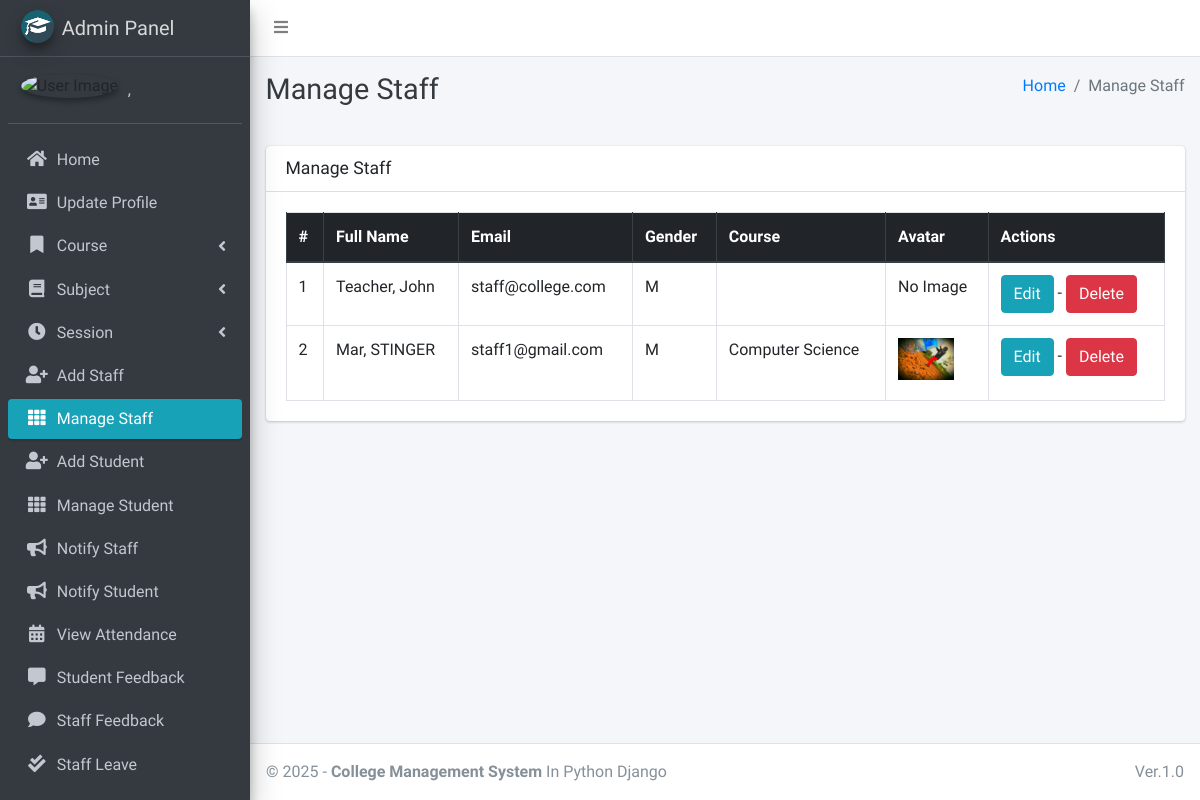
Page /staff/manage/ (signed in) on the committed database.
### main_app/models.py (models this page shows, shortened)
class CustomUser(AbstractUser):
    USER_TYPE = ((1, "HOD"), (2, "Staff"), (3, "Student"))
    GENDER = [("M", "Male"), ("F", "Female")]
    username = None  # Removed username, using email instead
    email = models.EmailField(unique=True)
    user_type = models.CharField(default=1, choices=USER_TYPE, max_length=1)
    gender = models.CharField(max_length=1, choices=GENDER)
    profile_pic = models.ImageField()
    address = models.TextField()
    fcm_token = models.TextField(default="")  # For firebase notifications
    created_at = models.DateTimeField(auto_now_add=True)
    updated_at = models.DateTimeField(auto_now=True)
    USERNAME_FIELD = "email"
    REQUIRED_FIELDS = []
    objects = CustomUserManager()
    def __str__(self):
        return self.last_name + ", " + self.first_name

class Staff(models.Model):
    course = models.ForeignKey(Course, on_delete=models.DO_NOTHING, null=True, blank=False)
    admin = models.OneToOneField(CustomUser, on_delete=models.CASCADE)

class Course(models.Model):
    name = models.CharField(max_length=120)
    created_at = models.DateTimeField(auto_now_add=True)
    updated_at = models.DateTimeField(auto_now=True)

### main_app/hod_views.py (the view)
# urls.py: path("staff/manage/", hod_views.manage_staff, name='manage_staff'),
def manage_staff(request):
    allStaff = CustomUser.objects.filter(user_type=2)
    context = {
        'allStaff': allStaff,
        'page_title': 'Manage Staff'
    }
    return render(request, "hod_template/manage_staff.html", context)

### main_app/templates/hod_template/manage_staff.html
{% extends 'main_app/base.html' %}
{% load static %}
{% block page_title %}{{page_title}}{% endblock page_title %}
{% block content %}
<section class="content">
    <div class="container-fluid">
        <div class="row">
            <div class="col-md-12">
                <div class="card">
                    <div class="card-header">
                        <h3 class="card-title">{{page_title}}</h3>
                    </div>
                    <div class="card-body">
                        <table id="example2" class="table table-bordered table-hover">
                            <thead class="thead-dark">
                                <tr>
                                    <th>#</th>
                                    <th>Full Name</th>
                                    <th>Email</th>
                                    <th>Gender</th>
                                    <th>Course</th>
                                    <th>Avatar</th>
                                    <th>Actions</th>
                                </tr>
                            </thead>
                            <tbody>
                                {% for staff in allStaff %}
                                <tr>
                                    <td>{{ forloop.counter }}</td>
                                    <td>{{staff.last_name}}, {{staff.first_name}}</td>
                                    <td>{{staff.email}}</td>
                                    <td>{{staff.gender}}</td>
                                    <td>{{staff.staff.course.name}}</td>
                                    <td>
                                        {% if staff.profile_pic == ""  %}
                                        No Image
                                        {% else %}
                                        <img class="img img-fluid mb-2" height="56" width="56"
                                            src="{{staff.profile_pic}}" alt="">
                                        {% endif %}
                                    </td>
                                    <td>
                                        <a href="{% url 'edit_staff' staff.staff.id %}" class="btn btn-info">Edit</a> -
                                        <a href="{% url 'delete_staff' staff.staff.id %}" class="btn btn-danger" onclick="return confirm('Are you sure about this ?')">Delete</a>
                                    </td>
                                </tr>
                                {% endfor %}
                            </tbody>
                        </table>
                    </div>
                </div>
            </div>
        </div>
    </div>
</section>
{% endblock content %}

### main_app/templates/main_app/sidebar_template.html (shortened to what this page needs)
{% load static %}
<aside class="main-sidebar sidebar-dark-info elevation-4">
    {% if request.user.user_type == '1' %}
    <a href="{% url 'admin_home' %}" class="brand-link">
        <img src="{% static 'dist/img/cmsl.png' %} " alt="AdminLTE Logo"
            class="brand-image img-circle elevation-3" >
        <span class="brand-text font-weight-light">Admin Panel</span>
    </a>
    <div class="sidebar">
        <div class="user-panel mt-3 pb-3 mb-3 d-flex">
            <div class="image">
                <img src="{{ request.user.profile_pic}}" class="img-circle elevation-2" alt="User Image">
            </div>
            <div class="info">
                <a href="#" class="d-block">{{user}}</a>
            </div>
        </div>
        <nav class="mt-2">
            <ul class="nav nav-pills nav-sidebar flex-column" data-widget="treeview" role="menu" data-accordion="false">
                <li class="nav-item">
                    {% url 'admin_home' as admin_home %}
                    <a href="{{admin_home}}" class="nav-link {% if admin_home == request.path %} active {% endif %}">
                        <i class="nav-icon fas fa-home"></i>
                        <p>
                            Home
                        </p>
                    </a>
                </li>
                <li class="nav-item">
                    {% url 'admin_view_profile' as admin_view_profile %}
                    <a href="{{admin_view_profile}}"
                        class="nav-link {% if admin_view_profile == request.path %} active {% endif %}">
                        <i class="nav-icon fas fa-address-card"></i>
                        <p>
                            Update Profile
                        </p>
                    </a>
                </li>
                <li class="nav-item has-treeview">
                    <a href="#" class="nav-link">
                        <i class="nav-icon fas fa-bookmark"></i>
                        <p>
                            Course
                            <i class="fas fa-angle-left right"></i>
                        </p>
                    </a>
                </li>
                <li class="nav-item has-treeview">
                    <a href="#" class="nav-link">
                        <i class="nav-icon fas fa-book"></i>
                        <p>
                            Subject
                            <i class="fas fa-angle-left right"></i>
                        </p>
                    </a>
                </li>
                <li class="nav-item has-treeview">
                    <a href="#" class="nav-link">
                        <i class="nav-icon fas fa-clock"></i>
                        <p>
                            Session
                            <i class="fas fa-angle-left right"></i>
                        </p>
                    </a>
                </li>
                <li class="nav-item">
                    {% url 'add_staff' as add_staff %}
                    <a href="{{add_staff}}" class="nav-link {% if add_staff == request.path %} active {% endif %}">
                        <i class="nav-icon fas fa-user-plus"></i>
                        <p>
                            Add Staff
                        </p>
                    </a>
                </li>
                <li class="nav-item">
                    {% url 'manage_staff' as manage_staff %}
                    {% url 'edit_staff' staff_id as edit_staff %}
                    <a href="{{manage_staff}}"
                        class="nav-link {% if manage_staff == request.path or request.path == edit_staff %} active {% endif %}">
                        <i class="nav-icon fas fa-th"></i>
                        <p>
                            Manage Staff
                        </p>
                    </a>
                </li>
                <li class="nav-item">
                    {% url 'add_student' as add_student%}
                    <a href="{{add_student}}" class="nav-link  {% if add_student == request.path %} active {% endif %}">
                        <i class="nav-icon fas fa-user-plus"></i>
                        <p>
                            Add Student
                        </p>
                    </a>
                </li>
                <li class="nav-item">
                    {% url 'manage_student' as manage_student %}
                    {% url 'edit_student' student_id as edit_student %}
                    <a href="{{manage_student}}"
                        class="nav-link  {% if edit_student == request.path or manage_student == request.path %} active {% endif %}">
                        <i class="nav-icon fas fa-th"></i>
                        <p>
                            Manage Student
                        </p>
                    </a>
                </li>
                <li class="nav-item">
                    {% url 'admin_notify_staff' as admin_notify_staff %}
                    <a href="{{admin_notify_staff}}"
                        class="nav-link {% if admin_notify_staff == request.path %} active {% endif %}">
                        <i class="nav-icon fas fa-bullhorn"></i>
                        <p>
                            Notify Staff
                        </p>
                    </a>
                </li>
                <li class="nav-item">
                    {% url 'admin_notify_student' as admin_notify_student %}
                    <a href="{{admin_notify_student}}"
                        class="nav-link {% if admin_notify_student == request.path %} active {% endif %}">
                        <i class="nav-icon fas fa-bullhorn"></i>
                        <p>
                            Notify Student
                        </p>
                    </a>
                </li>
                <li class="nav-item">
                    {% url 'admin_view_attendance' as admin_view_attendance %}
                <li class="nav-item">
                    <a href="{{admin_view_attendance}}"
                        class="nav-link  {% if admin_view_attendance == request.path %} active {% endif %}">
                        <i class="nav-icon fas fa-calendar-alt"></i>
                        <p>
                            View Attendance
                        </p>
                    </a>
                </li>
                <li class="nav-item">
                    {% url 'student_feedback_message' as student_feedback_message %}
                    <a href="{{ student_feedback_message }}"
                        class="nav-link  {% if student_feedback_message == request.path %} active {% endif %}">
                        <i class="nav-icon fas fa-comment-alt"></i>
                        <p>
                            Student Feedback
                        </p>
                    </a>
                </li>
                <li class="nav-item">
                    {% url 'staff_feedback_message' as staff_feedback_message %}
                    <a href="{{staff_feedback_message}}"
                        class="nav-link   {% if staff_feedback_message == request.path %} active {% endif %}">
                        <i class="nav-icon fas fa-comment"></i>
                        <p>
                            Staff Feedback
                        </p>
                    </a>
                </li>
                <li class="nav-item">
                    {% url 'view_staff_leave' as view_staff_leave %}
                    <a href="{{view_staff_leave}}"
                        class="nav-link  {% if view_staff_leave == request.path %} active {% endif %}">
                        <i class="nav-icon fas fa-check-double"></i>
                        <p>
                            Staff Leave
                        </p>
                    </a>
                </li>
                <li class="nav-item">
                    {% url 'view_student_leave' as view_student_leave %}
                    <a href="{% url 'view_student_leave' %}"
                        class="nav-link  {% if view_student_leave == request.path %} active {% endif %}">
                    </a>
                </li>
                                        {% endif %}
                                    </ul>
                                </nav>
                            </div>
</aside>

### rows in the picture
CustomUser: last_name+first_name ","
CustomUser: last_name "Teacher", first_name "John", email "staff@college.com", gender "M", profile_pic "No Image"
CustomUser: last_name "Mar", first_name "STINGER", email "staff1@gmail.com", gender "M", staff.course.name "Computer Science", profile_pic (picture)

### other values in the picture
{{ page_title }} "Manage Staff"
